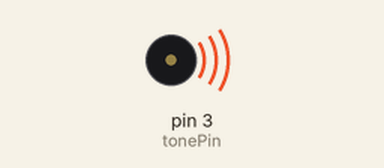
Recording of a sketch running on a simulated Arduino Uno, built with avr-gcc and run on an emulated ATmega328P. On the bench: buzzer (waves = sounding).

Above: at 0.1 s.
Timing chart, 0 to 40.0 s (numbered marks = the images above):
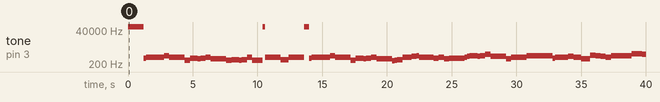

Measured:
- by itself, tone on pin 3 (tonePin): plays 65535 Hz for 1.2 s, 495 Hz for 0.20 s, 556 Hz for 0.20 s, 589 Hz for 0.60 s, 556 Hz for 0.20 s, 589 Hz for 0.40 s … (79 notes in this stretch)

The sketch:

test_arduino_buzzer.ino
```cpp
#include "test_arduino_buzzer.h"


int length;//这里定义一个变量，后面用来表示共有多少个音符

int tonePin=3;//蜂鸣器的pin


void setup()
{
  pinMode(tonePin,OUTPUT);//设置蜂鸣器的pin为输出模式
  length = sizeof(tune)/sizeof(tune[0]);//这里用了一个sizeof函数， 可以查出tone序列里有多少个音符
}

void loop()
{
  for(int x=0;x<length;x++)//循环音符的次数
  {
    tone(tonePin,tune[x]);//此函数依次播放tune序列里的数组，即每个音符
    delay(400*duration[x]);//每个音符持续的时间，即节拍duration，是调整时间的越大，曲子速度越慢，越小曲子速度越快，自己掌握吧
    noTone(tonePin);//停止当前音符，进入下一音符
  }

  delay(5000);//等待5秒后，循环重新开始
}
```

aa.ino
```cpp
//  #include "test_arduino_buzzer.h"

// /**
//  * 使用Buzzer演奏潮鸣
//  * @author Mr.Bubbles
//  * 1=C
//  */
// // #include "music_note.c" //音符表

// int buzzer=3; //蜂鸣器口，PWM
// int scale[]={G,A,EE,A,G,A,G,A,EE,A,G,
//              A,EE,A,G,A,E,
//              G,D,E,G,A,B,
//              A,EE,A,G,A,G,
//              A,EE,B,CC,B,CC,B,A,E,
//              D,E,G,A,B,A,EE,A,G,A,
//              G,A,EE,A,G,A,EE,A,G,A,
//              E,G,D,E,G,A,B,A,EE,A,G,A,
//              G,A,EE,B,CC,B,CC,DD,EE,AA};  //旋律
// float duration[]={2,1,1,1,1,7,1,1,1,1,1,
//                   1,1,1,1,3,1,
//                   3,1,1,1,1,1,
//                   1,1,1,1,7,1,
//                   1,1,1,1,1,1,1,1,6,
//                   1,1,1,1,1,1,1,1,1,7,
//                   1,1,1,1,1,1,1,1,1,3,
//                   1,3,1,1,1,1,1,1,1,1,1,7,
//                   1,1,1,1,1,1,1,1,1,4}; //音符时值
// int len=0;  //该变量后面用于统计音符个数
// void setup() {
//   pinMode(buzzer,OUTPUT);
//   len=sizeof(scale)/sizeof(scale[0]);
// }

// void loop() {

//   delay(3000);
//   for(int i=0;i<len;i++){
//     tone(buzzer,scale[i]);
//     delay(250*duration[i]);
//     noTone(buzzer);
//     delay(100);
//   }
//   delay(1000);
// }
```

bb.ino
```cpp
// #define NOTE_D0 -1
// #define NOTE_D1 294
// #define NOTE_D2 330
// #define NOTE_D3 350
// #define NOTE_D4 393
// #define NOTE_D5 441
// #define NOTE_D6 495
// #define NOTE_D7 556

// #define NOTE_DL1 147
// #define NOTE_DL2 165
// #define NOTE_DL3 175
// #define NOTE_DL4 196
// #define NOTE_DL5 221
// #define NOTE_DL6 248
// #define NOTE_DL7 278

// #define NOTE_DH1 589
// #define NOTE_DH2 661
// #define NOTE_DH3 700
// #define NOTE_DH4 786
// #define NOTE_DH5 882
// #define NOTE_DH6 990
// #define NOTE_DH7 112
// //以上部分是定义是把每个音符和频率值对应起来，其实不用打这么多，但是都打上了，后面可以随意编写

// #define WHOLE 1
// #define HALF 0.5
// #define QUARTER 0.25
// #define EIGHTH 0.25
// #define SIXTEENTH 0.625
// //这部分是用英文对应了拍子，这样后面也比较好看


// int tune[] =
// {
//  NOTE_D0,NOTE_D0,NOTE_D0,NOTE_D6,NOTE_D7,NOTE_DH1,NOTE_D7,NOTE_DH1,NOTE_DH3,NOTE_D7,NOTE_D7,NOTE_D7,NOTE_D3,NOTE_D3,
//  NOTE_D6,NOTE_D5,NOTE_D6,NOTE_DH1,NOTE_D5,NOTE_D5,NOTE_D5,NOTE_D3,NOTE_D4,NOTE_D3,NOTE_D4,NOTE_DH1,
//  NOTE_D3,NOTE_D3,NOTE_D0,NOTE_DH1,NOTE_DH1,NOTE_DH1,NOTE_D7,NOTE_D4,NOTE_D4,NOTE_D7,NOTE_D7,NOTE_D7,NOTE_D0,NOTE_D6,NOTE_D7,
//  NOTE_DH1,NOTE_D7,NOTE_DH1,NOTE_DH3,NOTE_D7,NOTE_D7,NOTE_D7,NOTE_D3,NOTE_D3,NOTE_D6,NOTE_D5,NOTE_D6,NOTE_DH1,
//  NOTE_D5,NOTE_D5,NOTE_D5,NOTE_D2,NOTE_D3,NOTE_D4,NOTE_DH1,NOTE_D7,NOTE_D7,NOTE_DH1,NOTE_DH1,NOTE_DH2,NOTE_DH2,NOTE_DH3,NOTE_DH1,NOTE_DH1,NOTE_DH1,
//  NOTE_DH1,NOTE_D7,NOTE_D6,NOTE_D6,NOTE_D7,NOTE_D5,NOTE_D6,NOTE_D6,NOTE_D6,NOTE_DH1,NOTE_DH2,NOTE_DH3,NOTE_DH2,NOTE_DH3,NOTE_DH5,
//  NOTE_DH2,NOTE_DH2,NOTE_DH2,NOTE_D5,NOTE_D5,NOTE_DH1,NOTE_D7,NOTE_DH1,NOTE_DH3,NOTE_DH3,NOTE_DH3,NOTE_DH3,NOTE_DH3,
//  NOTE_D6,NOTE_D7,NOTE_DH1,NOTE_D7,NOTE_DH2,NOTE_DH2,NOTE_DH1,NOTE_D5,NOTE_D5,NOTE_D5,NOTE_DH4,NOTE_DH3,NOTE_DH2,NOTE_DH1,
//  NOTE_DH3,NOTE_DH3,NOTE_DH3,NOTE_DH3,NOTE_DH6,NOTE_DH6,NOTE_DH5,NOTE_DH5,NOTE_DH3,NOTE_DH2,NOTE_DH1,NOTE_DH1,NOTE_D0,NOTE_DH1,
//  NOTE_DH2,NOTE_DH1,NOTE_DH2,NOTE_DH2,NOTE_DH5,NOTE_DH3,NOTE_DH3,NOTE_DH3,NOTE_DH3,NOTE_DH6,NOTE_DH6,NOTE_DH5,NOTE_DH5,
//  NOTE_DH3,NOTE_DH2,NOTE_DH1,NOTE_DH1,NOTE_D0,NOTE_DH1,NOTE_DH2,NOTE_DH1,NOTE_DH2,NOTE_DH2,NOTE_D7,NOTE_D6,NOTE_D6,NOTE_D6,NOTE_D6,NOTE_D7
// };//这部分就是整首曲子的音符部分，用了一个序列定义为tune，整数

// float duration[]=

// {
//   1,1,1,0.5,0.5,     1+0.5,0.5,1,1,     1,1,1,0.5,0.5,
//   1+0.5,0.5,1,1,     1,1,1,1,          1+0.5,0.5,1,1,
//   1,1,0.5,0.5,0.5,0.5,    1+0.5,0.5,1,1,     1,1,1,0.5,0.5,
//   1+0.5,0.5,1,1,    1,1,1,0.5,0.5,     1+0.5,0.5,1,1,
//   1,1,1,0.5,0.5,    1,0.5,0.25,0.25,0.25,0.5,    0.5,0.5,0.5,0.25,0.5,1,
//   0.5,0.5,0.5,0.5,1,1,    1,1,1,0.5,0.5,    1+0.5,0.5,1,1,
//   1,1,1,0.5,0.5,    1.5,0.5,1,1,    1,1,1,1,
//   0.5,0.5,1,1,0.5,0.5,    1.5,0.25,0.5,1,    1,1,1,1,
//   1,1,1,1,    1,1,1,1,    0.5,0.5,1,1,0.5,0.5,
//   1,0.5,0.5,1,1,    1,1,1,1,    1,1,1,1,
//   0.5,0.5,1,1,0.5,0.5,    1,0.5,0.25,0.5,1,    1,1,1,0.5,0.5
// };//这部分是整首曲子的节拍部分，也定义个序列duration，浮点（数组的个数和前面音符的个数是一样的，一一对应么）

// int length;//这里定义一个变量，后面用来表示共有多少个音符

// int tonePin=5;//蜂鸣器的pin


// void setup()

// {
//   pinMode(tonePin,OUTPUT);//设置蜂鸣器的pin为输出模式

//   length = sizeof(tune)/sizeof(tune[0]);//这里用了一个sizeof函数， 可以查出tone序列里有多少个音符

// }

// void loop()

// {

//   for(int x=0;x<length;x++)//循环音符的次数
//   {
//     tone(tonePin,tune[x]);//此函数依次播放tune序列里的数组，即每个 音符

//  delay(400*duration[x]);//每个音符持续的时间，即节拍duration，是调整时间的越大，曲子速度越慢，越小曲子速度越快，自己掌握吧

// noTone(tonePin);//停止当前音符，进入下一音符

//   }
//   delay(5000);//等待5秒后，循环重新开始
// }
```

test_arduino_buzzer.h
```cpp
#ifndef __TEST_ARDUINO_INTERRUPT_H
#define __TEST_ARDUINO_INTERRUPT_H

#define NOTE_D0 -1
#define NOTE_D1 294
#define NOTE_D2 330
#define NOTE_D3 350
#define NOTE_D4 393
#define NOTE_D5 441
#define NOTE_D6 495
#define NOTE_D7 556

#define NOTE_DL1 147
#define NOTE_DL2 165
#define NOTE_DL3 175
#define NOTE_DL4 196
#define NOTE_DL5 221
#define NOTE_DL6 248
#define NOTE_DL7 278

#define NOTE_DH1 589
#define NOTE_DH2 661
#define NOTE_DH3 700
#define NOTE_DH4 786
#define NOTE_DH5 882
#define NOTE_DH6 990
#define NOTE_DH7 112
//以上部分是定义是把每个音符和频率值对应起来，其实不用打这么多，但是都打上了，后面可以随意编写

#define WHOLE 1
#define HALF 0.5
#define QUARTER 0.25
#define EIGHTH 0.25
#define SIXTEENTH 0.625
//这部分是用英文对应了拍子，这样后面也比较好看


int tune[] =
{
    NOTE_D0, NOTE_D0, NOTE_D0, NOTE_D6, NOTE_D7, NOTE_DH1,NOTE_D7, NOTE_DH1,NOTE_DH3,NOTE_D7,
            NOTE_D7, NOTE_D7, NOTE_D3, NOTE_D3,
    NOTE_D6, NOTE_D5, NOTE_D6, NOTE_DH1,NOTE_D5, NOTE_D5, NOTE_D5, NOTE_D3, NOTE_D4, NOTE_D3,
            NOTE_D4, NOTE_DH1,
    NOTE_D3, NOTE_D3, NOTE_D0, NOTE_DH1,NOTE_DH1,NOTE_DH1,NOTE_D7, NOTE_D4, NOTE_D4, NOTE_D7,
            NOTE_D7, NOTE_D7, NOTE_D0, NOTE_D6,NOTE_D7,
    NOTE_DH1,NOTE_D7, NOTE_DH1,NOTE_DH3,NOTE_D7, NOTE_D7, NOTE_D7, NOTE_D3, NOTE_D3, NOTE_D6,
            NOTE_D5, NOTE_D6, NOTE_DH1,
    NOTE_D5, NOTE_D5, NOTE_D5, NOTE_D2, NOTE_D3, NOTE_D4, NOTE_DH1,NOTE_D7, NOTE_D7, NOTE_DH1,
            NOTE_DH1,NOTE_DH2,NOTE_DH2,NOTE_DH3,NOTE_DH1,NOTE_DH1,NOTE_DH1,
    NOTE_DH1,NOTE_D7, NOTE_D6, NOTE_D6, NOTE_D7, NOTE_D5, NOTE_D6, NOTE_D6, NOTE_D6, NOTE_DH1,
            NOTE_DH2,NOTE_DH3,NOTE_DH2,NOTE_DH3,NOTE_DH5,
    NOTE_DH2,NOTE_DH2,NOTE_DH2,NOTE_D5, NOTE_D5, NOTE_DH1,NOTE_D7, NOTE_DH1,NOTE_DH3,NOTE_DH3,
            NOTE_DH3,NOTE_DH3,NOTE_DH3,
    NOTE_D6, NOTE_D7, NOTE_DH1,NOTE_D7, NOTE_DH2,NOTE_DH2,NOTE_DH1,NOTE_D5, NOTE_D5, NOTE_D5,
            NOTE_DH4,NOTE_DH3,NOTE_DH2,NOTE_DH1,
    NOTE_DH3,NOTE_DH3,NOTE_DH3,NOTE_DH3,NOTE_DH6,NOTE_DH6,NOTE_DH5,NOTE_DH5,NOTE_DH3,NOTE_DH2,
            NOTE_DH1,NOTE_DH1,NOTE_D0, NOTE_DH1,
    NOTE_DH2,NOTE_DH1,NOTE_DH2,NOTE_DH2,NOTE_DH5,NOTE_DH3,NOTE_DH3,NOTE_DH3,NOTE_DH3,NOTE_DH6,
            NOTE_DH6,NOTE_DH5,NOTE_DH5,
    NOTE_DH3,NOTE_DH2,NOTE_DH1,NOTE_DH1,NOTE_D0, NOTE_DH1,NOTE_DH2,NOTE_DH1,NOTE_DH2,NOTE_DH2,
            NOTE_D7, NOTE_D6, NOTE_D6, NOTE_D6, NOTE_D6, NOTE_D7
};//这部分就是整首曲子的音符部分，用了一个序列定义为tune，整数

float duration[]=

{
    1,1,1,0.5,0.5,     1+0.5,0.5,1,1,     1,1,1,0.5,0.5,
    1+0.5,0.5,1,1,     1,1,1,1,          1+0.5,0.5,1,1,
    1,1,0.5,0.5,0.5,0.5,    1+0.5,0.5,1,1,     1,1,1,0.5,0.5,
    1+0.5,0.5,1,1,    1,1,1,0.5,0.5,     1+0.5,0.5,1,1,
    1,1,1,0.5,0.5,    1,0.5,0.25,0.25,0.25,0.5,    0.5,0.5,0.5,0.25,0.5,1,
    0.5,0.5,0.5,0.5,1,1,    1,1,1,0.5,0.5,    1+0.5,0.5,1,1,
    1,1,1,0.5,0.5,    1.5,0.5,1,1,    1,1,1,1,
    0.5,0.5,1,1,0.5,0.5,    1.5,0.25,0.5,1,    1,1,1,1,
    1,1,1,1,    1,1,1,1,    0.5,0.5,1,1,0.5,0.5,
    1,0.5,0.5,1,1,    1,1,1,1,    1,1,1,1,
    0.5,0.5,1,1,0.5,0.5,    1,0.5,0.25,0.5,1,    1,1,1,0.5,0.5
};//这部分是整首曲子的节拍部分，也定义个序列duration，浮点（数组的个数和前面音符的个数是一样的，一一对应么）


#endif
```
